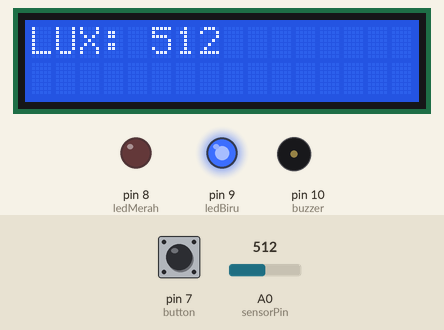
The sketch below on a simulated Arduino Uno, built with avr-gcc and run on an emulated ATmega328P. Parts: 16×2 character LCD, output pins drawn as LEDs (lit = HIGH), buzzer (waves = sounding, pin HIGH). The test bench sets the inputs (shaded band); at power-on: A0 (sensorPin) = 512, pin 7 (button) HIGH.

Above: at 1.2 s.
1.3 s: A0 (sensorPin) set to 485
At 1.7 s:
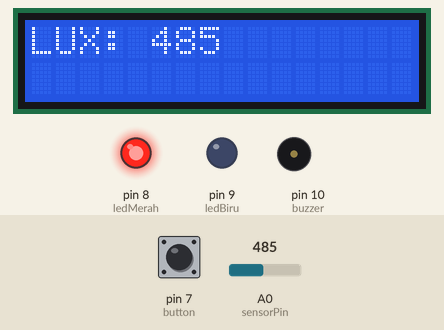
2.8 s: A0 (sensorPin) set to 510
At 3.2 s:
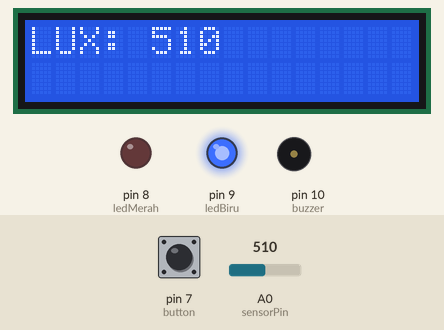
4.3 s: pin 7 (button) pulled LOW for 0.25 s
At 4.61 s:
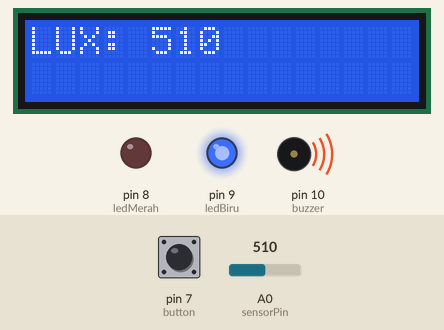
6.2 s: pin 7 (button) pulled LOW for 3.2 s
At 10.5 s:
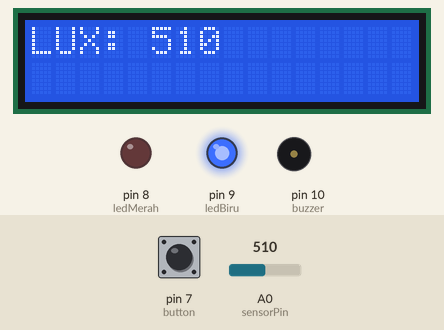
11.0 s: A0 (sensorPin) set to 490
At 12.0 s:
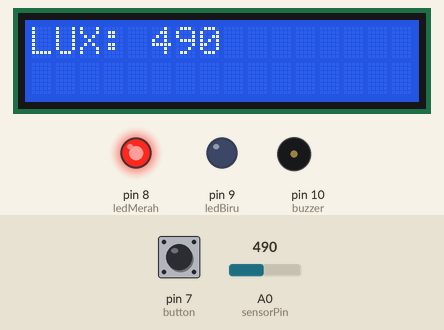
Timing chart, 0 to 13.5 s (numbered marks = the images above; inputs shaded):
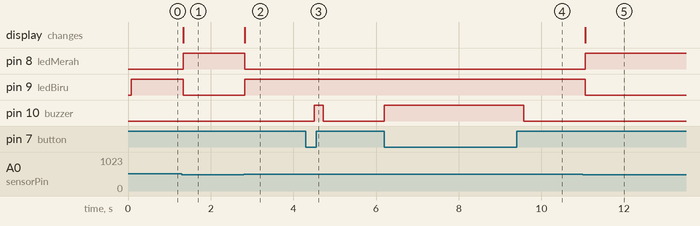

Measured:
- the behaviour switches between 500 and 499 on A0 (sensorPin) (found by bisection; images 0 and 1)
- after the input at 1.3 s, pin 8 (ledMerah): LOW → HIGH at once; pin 9 (ledBiru): HIGH → LOW at once; the display: changes at once (image 1)
- after the input at 2.8 s, pin 8 (ledMerah): HIGH → LOW at once; pin 9 (ledBiru): LOW → HIGH at once; the display: changes at once (image 2)
- after the input at 4.3 s, pin 10 (buzzer): LOW → HIGH after 0.21 s, → LOW 0.21 s later
- after the input at 6.2 s, pin 10 (buzzer): LOW → HIGH at once, → LOW 3.4 s later
- after the input at 11.0 s, pin 8 (ledMerah): LOW → HIGH after 0.06 s; pin 9 (ledBiru): HIGH → LOW after 0.06 s; the display: changes after 0.06 s (image 5)

The sketch:

sketch.ino
```cpp
// Quest :

// 1. Diberikan Komponen Seperti Pada Simulasi
// 2. Lakukan proses wiring dan code untuk mencapai kondisi berikut :
// - Lampu merah menyala akibat pembacaan dari sensor cahaya menunjukan nilai LUX yang lebih rendah dari 500
// - Lampu biru menyala akibat pembacaan dari sensor cahaya yang menunjukkan nilai LUX lebih tinggi dari 500
// - LCD menampilkan secara real time nilai pembacaan dari sensor cahaya
// - Buzzer berbunyi apabila push button di tekan dan hanya pada saat nilai LUX lebih dari 500.

// 3. Silahkan lakukan pembuatan code dan wiring dengan melakukan Save a Copy di pojok kiri atas.
// 4. Lakukan share apabila code dan wiring telah tercapai sesuai dengan kondisi diatas.
```

program.ino
```cpp
#include <Wire.h>
#include <LiquidCrystal_I2C.h>

LiquidCrystal_I2C lcd(0x27, 16, 2);

int sensorPin = A0;
int ledMerah = 8;
int ledBiru = 9;
int buzzer = 10;
int button = 7;

void setup() {
  pinMode(ledMerah, OUTPUT);
  pinMode(ledBiru, OUTPUT);
  pinMode(buzzer, OUTPUT);
  pinMode(button, INPUT_PULLUP);

  lcd.init();
  lcd.backlight();
}

void loop() {
  int lux = analogRead(sensorPin);

  lcd.setCursor(0, 0);
  lcd.print("LUX: ");
  lcd.print(lux);
  lcd.print("   ");

  if (lux < 500) {
    digitalWrite(ledMerah, HIGH);
    digitalWrite(ledBiru, LOW);
  } else {
    digitalWrite(ledMerah, LOW);
    digitalWrite(ledBiru, HIGH);
  }

  if (digitalRead(button) == LOW && lux > 500) {
    digitalWrite(buzzer, HIGH);
  } else {
    digitalWrite(buzzer, LOW);
  }

  delay(200);
}
```
